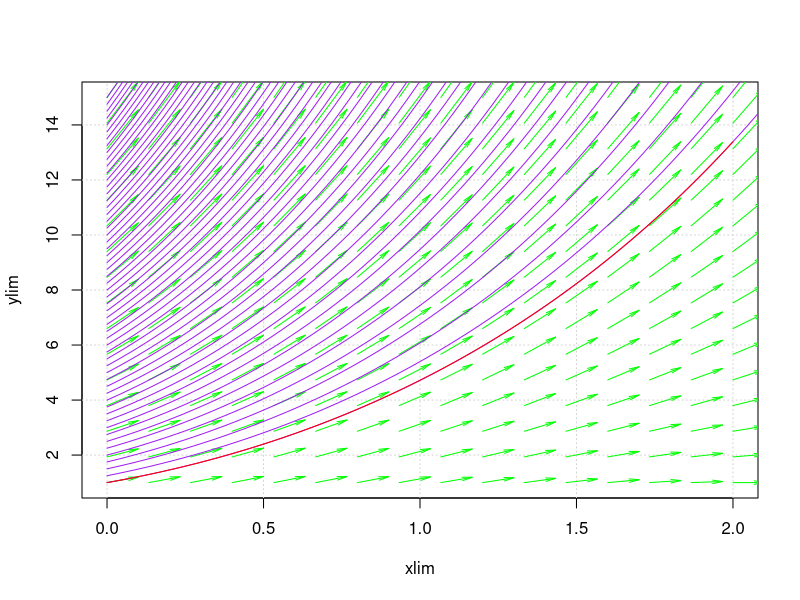

Recreate this plot in R.
library(pracma)
dy<-function(x,y)
{
  a<-(1-(x**2))+x+y
  return(a)
}
fy<-function(x)
{
  return((x**2)+x+exp(x))
}
metodoEulerv1 <- function(f, h, xi, yi, xf)
{
  N = (xf - xi) / h
  x = y = numeric(N+1)
  x[1] = xi; 
  y[1] = yi;
  i = 1
  while (i <= N)
  {
    x[i+1] = x[i]+h
    y[i+1] = y[i]+((h/2)*f(x[i],y[i]))
    i = i+1
  }
  return (data.frame(X = x, Y = y))
}

metodoEuler <- function(f, h, xi, yi, xf)
{
  N = (xf - xi) / h
  x = y = numeric(N+1)
  x[1] = xi; 
  y[1] = yi;
  i = 1
  while (i <= N)
  {
    x[i+1] = x[i]+h
    y[i+1] = y[i]+(h*f(x[i],y[i]))
    i = i+1
  }
  return (data.frame(X = x, Y = y))
}
e1<-metodoEuler(dy, 0.1, 0, 1, 0.9)
e2<-metodoEulerv1(dy, 0.1, 0, 1, 0.9)
xe<-e1[,1]
aux<-e1[,2]
aux2<-e2[,2]
cat("x \tValor Euler \t\tValor Euler Variacion \t\tError\n")
for(i in c(0:length(aux)))
{
  cat(xe[i],"\t",aux[i],"\t\t",aux2[i],"\t\t",abs(aux[i]-aux2[i]),"\n")
}

xx <- c(0,2); yy <- c(1,15)
vectorfield(dy, xx, yy, scale = 0.1)
for (xs in seq(1, 15, by = 0.25)) 
{
  sol <- rk4(dy, 0, 3, xs, 100)
  lines(sol$x, sol$y, col="purple")
}
curve(fy,add = T,col="Red")
